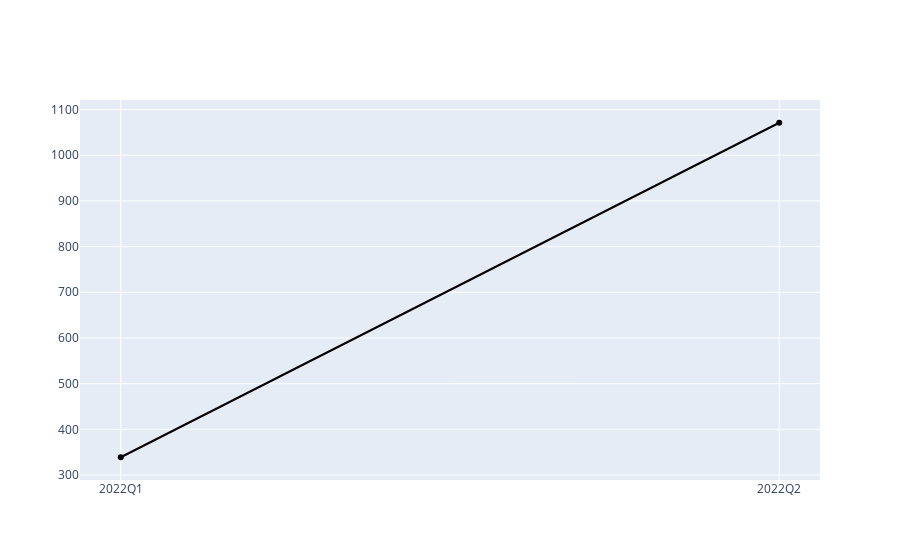

The cell this chart's notebook holds for it:
### Code cell
fig = go.Figure(data=go.Scatter(x=by_quarter['quarter'].astype(dtype=str), 
                                y=by_quarter['counts'],
                                marker_color='black'))
fig.show()

### Figure 1 — Plotly figure (JSON) as saved in the notebook; plotly's stock layout.template omitted (floating-point values rounded to 4 significant figures)
{"data": [{"marker": {"color": "black"}, "type": "scatter", "x": ["2022Q1", "2022Q2"], "y": [339, 1071]}], "layout": {}}
